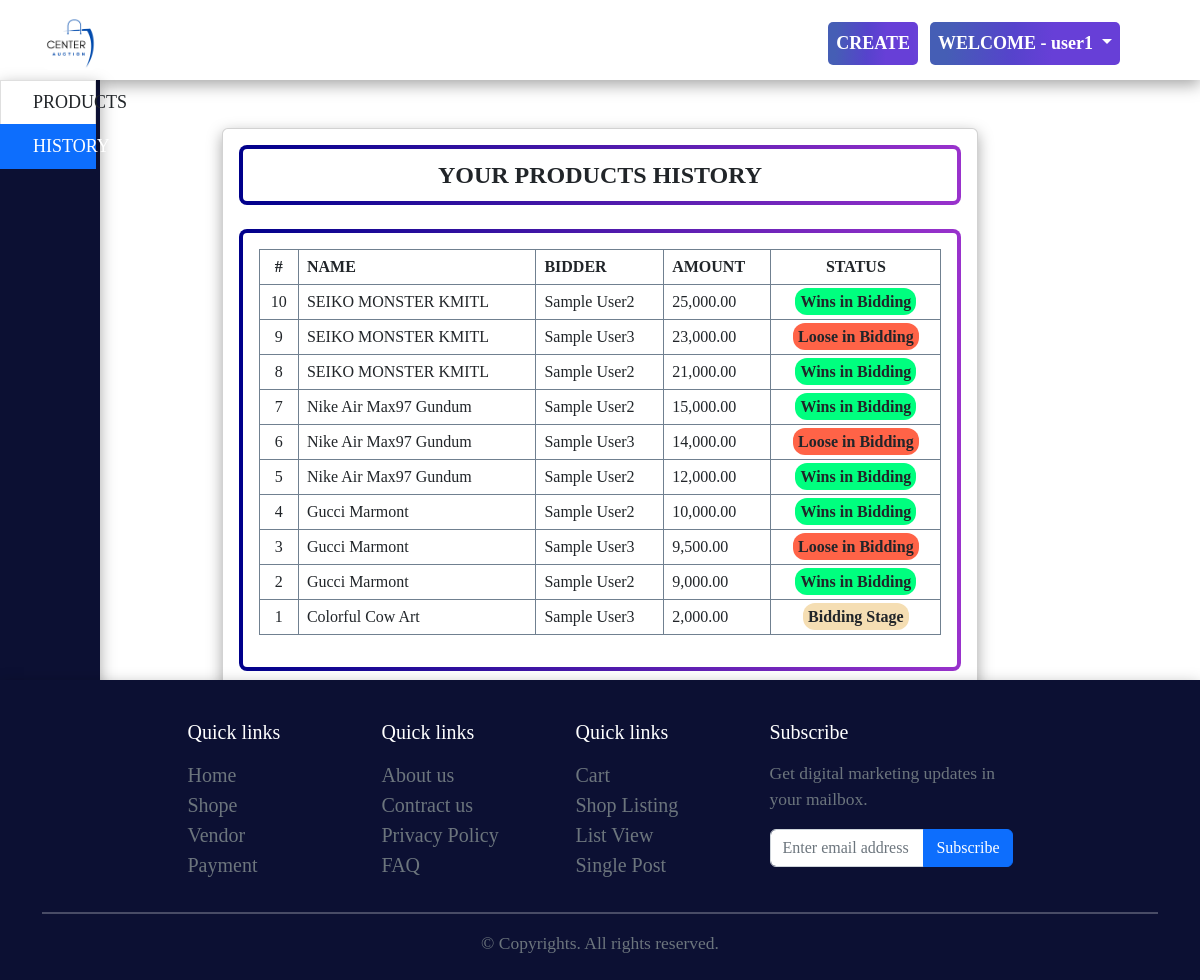
Screenshot of /Member/Results.php (signed in) with the database file from the repository.
### tables this page shows
CREATE TABLE `bids` (
  `bid_id` int(5) NOT NULL,
  `bid_user_id` int(5) NOT NULL,
  `bid_product_id` int(5) NOT NULL,
  `bid_amount` float NOT NULL,
  `bid_status` tinyint(4) NOT NULL DEFAULT 1 COMMENT '1=bid,2=confirmed,3=cancelled',
  `bid_date_created` datetime NOT NULL DEFAULT current_timestamp() ON UPDATE current_timestamp()
);

CREATE TABLE `products` (
  `product_id` int(5) NOT NULL,
  `product_img` text NOT NULL,
  `product_category_id` int(5) NOT NULL,
  `product_name` varchar(100) NOT NULL,
  `product_desc` text NOT NULL,
  `product_start_bid` float NOT NULL,
  `product_end_bid` datetime NOT NULL,
  `product_date_created` datetime NOT NULL DEFAULT current_timestamp(),
  `product_created_by` varchar(30) NOT NULL,
  `product_buyer_id` int(5) NOT NULL DEFAULT 0
);

CREATE TABLE `members` (
  `member_id` int(5) NOT NULL,
  `member_fullname` varchar(50) NOT NULL,
  `member_contact` varchar(10) NOT NULL,
  `member_address` varchar(100) NOT NULL,
  `member_email` varchar(50) NOT NULL,
  `member_username` varchar(30) NOT NULL,
  `member_password` varchar(30) NOT NULL,
  `member_type` tinyint(1) NOT NULL DEFAULT 2 COMMENT '1=admin,2=user',
  `member_date_created` datetime NOT NULL DEFAULT current_timestamp()
);

### Member/Results.php (the view, shortened to what this page needs)
<?php
include('../Assets/Session.php');
?>
<html>
    <head>
        <link href="https://cdn.jsdelivr.net/npm/bootstrap@5.2.2/dist/css/bootstrap.min.css" rel="stylesheet">
        <link href="https://getbootstrap.com/docs/5.2/assets/css/docs.css" rel="stylesheet">
        <link rel="stylesheet" href="../css/styles-products.css">
    </head>
    <body>
        <nav class="navbar fixed-top navbar-expand-lg navbar-dark p-md-3">
            <div class="container">
                <img src="../img/logo.png" class="imgLogo">
                <div class="collapse navbar-collapse" id="navbarNav">
                    <ul class="navbar-nav navbar-margin">
                        <li class="navbar-item">
                            <a class="nav-link text-white" href="../index.php">HOME</a>
                        </li>
                        <li class="navbar-item">
                            <a class="nav-link text-white" href="Categories.php">CATEGORIES</a>
                        </li>
                        <li class="navbar-item">
                            <a class="nav-link text-white" href="History.php">HISTORY</a>
                        </li>
                        <li class="navbar-item">
                            <a class="nav-link text-white" href="Payments.php">PAYMENT</a>
                        </li>
                    </ul>
                </div>
                <?php if(isset($_SESSION['member_username'])): ?>
                <div>
                    <li class="nav-item dropdown btn-right btn-products-position">
                        <a class="nav-link " href="Products.php" role="button">CREATE</a>
                    </li>
                </div>
                <div>
                    <li class="dropdown btn-logout-position btn-right">
                        <a class="nav-link dropdown-toggle" href="#" id="navbarDarkDropdownMenuLink" role="button" data-bs-toggle="dropdown" aria-expanded="false">
                            WELCOME - <?php echo $_SESSION['member_username']; ?>
                        </a>
                    </li>
                </div>
                <?php else: ?>
                    <button type="button" class="btn btn-primary mx-auto show-modal" data-bs-toggle="modal" data-bs-target="#sign-in">LOGIN</button>
                <?php endif; ?>
            </div>
        </nav>
        <div class="bg-image2"></div>
        <div class="container-fluid h-75">
            <div class="row h-100">
                <div class="col-1 list-group list-group-flush container-create">
                    <div class="container-create-text">
                    <a href="Products.php" class="list-group-item list-group-item-action py-2 ripple">
                        <i class="fas fa-chart-area fa-fw me-3"></i><span>PRODUCTS</span>
                    </a>
                    <a href="#" class="list-group-item list-group-item-action py-2 ripple active">
                        <i class="fas fa-lock fa-fw me-3"></i><span>HISTORY</span>
                    </a>
                    </div>
                </div>
                <div class="col-10">
                    <div class="col-lg-12">
                        <div class="row card-table">
                            <div class="col-md-12">
                                <div class="card">
                                    <div class="card-header-main">
                                        <center><b>YOUR PRODUCTS HISTORY</b></center>
                                    </div>
                                    <div class="card-body frame-main">
                                        <table class="table table-condensed table-bordered table-hover tr-main">
                                            <thead>
                                                <tr>
                                                    <th class="text-center">#</th>
                                                    <th class="">NAME</th>
                                                    <th class="">BIDDER</th>
                                                    <th class="">AMOUNT</th>
                                                    <th class="text-center">STATUS</th>
                                                </tr>
                                            </thead>
                                            <tbody>
                                                <?php
                                                $session_username = "'".$_SESSION['member_username']."'";
                                                $books = mysqli_query($objConnect, "SELECT b.*, m.member_fullname AS member_fullname, p.product_name, p.product_end_bid FROM bids b
                                                                                    INNER JOIN members m ON m.member_id = b.bid_user_id
                                                                                    INNER JOIN products p ON p.product_id = b.bid_product_id
                                                                                    WHERE p.product_created_by = $session_username ORDER BY b.bid_amount DESC");
                                                $i = $books->num_rows;
                                                while($row = $books->fetch_assoc()):
                                                    $get = mysqli_query($objConnect, "SELECT * FROM bids WHERE bid_product_id = {$row['bid_product_id']} ORDER BY bid_amount DESC LIMIT 1 ");
                                                    $uid = $get->num_rows > 0 ? $get->fetch_array()['bid_user_id'] : 0 ;
                                                ?>
                                                <tr>
                                                    <td class="text-center"><?php echo $i-- ?></td>
                                                    <td class="">
                                                        <p> <?php echo ucwords($row['product_name']) ?></p>
                                                    </td>
                                                    <td class="">
                                                        <p> <?php echo ucwords($row['member_fullname']) ?></p>
                                                    </td>
                                                    <td class="text-right">
                                                        <p> <?php echo number_format($row['bid_amount'],2) ?></p>
                                                    </td>
                                                    <td class="text-center">
                                                        <?php if($row['bid_status'] == 1): ?>
                                                            <?php if(strtotime(date('Y-m-d H:i')) < strtotime($row['product_end_bid'])): ?>
                                                                <b><span class="text-dark bidding-stage">Bidding Stage</span><b>
                                                            <?php endif; ?>
                                                        <?php elseif($row['bid_status'] == 2): ?>
                                                                <?php if($uid == $row['bid_user_id']): ?>
                                                                    <b><span class="text-dark bidding-stage-win">Wins in Bidding</span></b>
                                                                <?php else: ?>
                                                                    <b><span class="text-dark bidding-stage-loose">Loose in Bidding</span></b>
                                                                <?php endif; ?>
                                                        <?php else: ?>
                                                            <b><span class="text-dark bidding-stage-loose">Canceled</span></b>
                                                        <?php endif; ?>
                                                    </td>
                                                </tr>
                                                <?php endwhile; ?>
                                            </tbody>
                                        </table>
                                    </div>
                                </div>
                            </div>
                        </div>
                    </div>
                </div>
            </div>
        </div>
        <footer class="w-100 py-4 flex-shrink-0">
            <div class="container py-3">
                <div class="row gy-4 gx-5 row justify-content-md-center">
                    <div class="col-lg-2 col-md-6">
                        <h5 class="text-white mb-3">Quick links</h5>
                        <ul class="list-unstyled text-muted">
                            <li><a href="#">Home</a></li>
                            <li><a href="#">Shope</a></li>
                            <li><a href="#">Vendor</a></li>
                            <li><a href="#">Payment</a></li>
                        </ul>
                    </div>
                    <div class="col-lg-2 col-md-6">
                        <h5 class="text-white mb-3">Quick links</h5>
                        <ul class="list-unstyled text-muted">
                            <li><a href="#">About us</a></li>
                            <li><a href="#">Contract us</a></li>
                            <li><a href="#">Privacy Policy</a></li>
                            <li><a href="#">FAQ</a></li>
                        </ul>
                    </div>
                    <div class="col-lg-2 col-md-6">
                        <h5 class="text-white mb-3">Quick links</h5>
                        <ul class="list-unstyled text-muted">
                            <li><a href="#">Cart</a></li>
                            <li><a href="#">Shop Listing</a></li>
                            <li><a href="#">List View</a></li>
                            <li><a href="#">Single Post</a></li>
                        </ul>
                    </div>
                    <div class="col-lg-3 col-md-6">
                        <h5 class="text-white mb-3">Subscribe</h5>
                        <p class="small text-muted">Get digital marketing updates in your mailbox.</p>
                        <form action="#">
                            <div class="input-group mb-3">
                                <input class="form-control" type="text" placeholder="Enter email address">
                                <button type="submit" class="btn btn-primary">Subscribe</button>
                            </div>
                        </form>
                    </div>
                </div>
                <hr class="bg-white border-2 border-top border-white">
                <center><p class="small text-muted mb-0">&copy; Copyrights. All rights reserved.</p></center>
            </div>
        </footer>
    </body>
</html>

### css/styles-products.css (style rules this page uses)
html, body { background-color: white; margin: 0; padding: 0; font-family: Quicksand; font-weight: 500; }
.imgLogo { width: 5%; float: left; border-radius: 8px; }
.container { font-size: 20; }
.navbar-margin { margin-left: 3%; }
li { list-style-type: none; }
.btn-right { background-image: linear-gradient(92.88deg, #455EB5 9.16%, #5643CC 43.89%, #673FD7 64.72%); color: white; padding: 8 8; border-radius: 5px; font-size: 18px; font-weight: 600; box-shadow: 0 0 20px rgba(255, 255, 255, 0.2); }
.btn-logout-position { right: 20%; }
.btn-products-position { margin-right: 50px; }
footer { background: #0c1033; box-shadow: rgba(0, 0, 0, 0.35) 0px 5px 15px; position: relative; bottom: 0; width: 100%; height: 300px; }
a { color: inherit; text-decoration: none; transition: all 0.3s; }
.card { box-shadow: rgba(0, 0, 0, 0.35) 0px 5px 15px; }
.card-header-main { font-size: 24px; font-weight: 800; background-color: white; border: 4px solid transparent; background: linear-gradient(white, white) padding-box, linear-gradient(to right, darkblue, darkorchid) border-box; border-radius: 8px; padding: 8 8; margin: 16 16; margin-bottom: 1%; }
.frame-main { border: 4px solid transparent; background: linear-gradient(white, white) padding-box, linear-gradient(to right, darkblue, darkorchid) border-box; border-radius: 8px; margin: 16 16; }
.tr-main { border: 2px slategrey; }
.bg-image2 { background-image: url('https://bidpro.webdevia.com/wp-content/uploads/2021/07/slider-bg.jpg?id=10291'); background-size: cover; height: 10%; justify-content: center; align-items: center; background-repeat: no-repeat; position: relative; box-shadow: rgba(0, 0, 0, 0.35) 0px 5px 15px; }
.form-control { width: 300px; }
.card-table { margin-left: 10%; margin-right: 10%; }
.container-create { background-color: #0c1033; box-shadow: rgba(0, 0, 0, 0.35) 0px 5px 15px; }
.container-create-text { font-size: 18px; background-color: #ffffffc4; color: #343a40; width: 109%; }
.bidding-stage { background-color:wheat; padding: 5 5; border-radius: 12px; }
.bidding-stage-win { background-color: springgreen; padding: 5 5; border-radius: 12px; }
.bidding-stage-loose { background-color: tomato; padding: 5 5; border-radius: 12px; }

### Member/Results.php (style rules this page uses)
td { vertical-align: middle !important; }
td p { margin: unset }
img { max-width:100px; max-height: :150px; }

### rows the page displays
bids: products.product_name "SEIKO MONSTER KMITL", members.member_fullname "Sample User2", bid_amount "25,000.00", bid_status "Wins in Bidding"
bids: products.product_name "SEIKO MONSTER KMITL", members.member_fullname "Sample User3", bid_amount "23,000.00", bid_status "Loose in Bidding"
bids: products.product_name "SEIKO MONSTER KMITL", members.member_fullname "Sample User2", bid_amount "21,000.00", bid_status "Wins in Bidding"
bids: products.product_name "Nike Air Max97 Gundum", members.member_fullname "Sample User2", bid_amount "15,000.00", bid_status "Wins in Bidding"
bids: products.product_name "Nike Air Max97 Gundum", members.member_fullname "Sample User3", bid_amount "14,000.00", bid_status "Loose in Bidding"
bids: products.product_name "Nike Air Max97 Gundum", members.member_fullname "Sample User2", bid_amount "12,000.00", bid_status "Wins in Bidding"
bids: products.product_name "Gucci Marmont", members.member_fullname "Sample User2", bid_amount "10,000.00", bid_status "Wins in Bidding"
bids: products.product_name "Gucci Marmont", members.member_fullname "Sample User3", bid_amount "9,500.00", bid_status "Loose in Bidding"
bids: products.product_name "Gucci Marmont", members.member_fullname "Sample User2", bid_amount "9,000.00", bid_status "Wins in Bidding"
bids: products.product_name "Colorful Cow Art", members.member_fullname "Sample User3", bid_amount "2,000.00", bid_status "Bidding Stage"

### other values shown
$_SESSION['member_username'] "user1"
